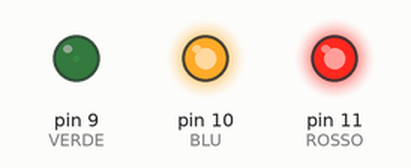
The sketch below on a simulated Arduino Uno, built with avr-gcc and run on an emulated ATmega328P. On the bench: output pins drawn as LEDs (lit = HIGH).

Above: at 0.05 s.
At 1.95 s:
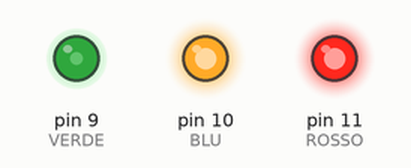
At 3.85 s:
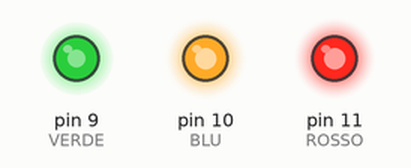
At 7.65 s:
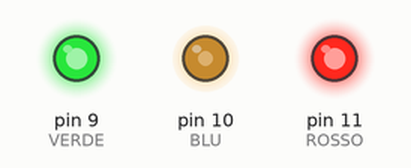
At 11.45 s:
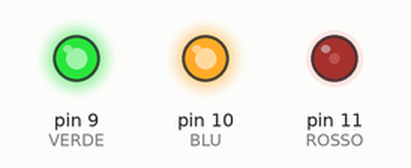
At 15.25 s:
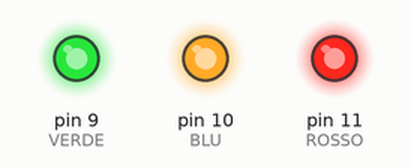
Timing chart, 0 to 19.9 s (numbered marks = the images above):
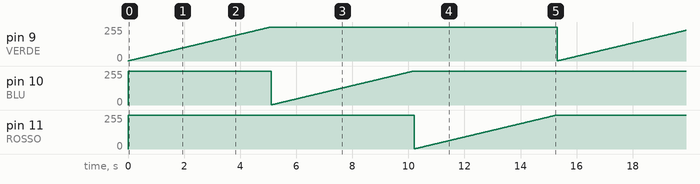

The sketch:

led_rgb.ino
```cpp
/* Prof. Michele Maffucci
   27.09.2014

   Uso di un led RGB
   Spegnimento graduale del LED Verde

   Questo codice è di dominio pubblico
*/

// pin a cui collegare i piedini del LED RGB
const int VERDE = 9;
const int BLU = 10;
const int ROSSO = 11;

// tempo di transizione colore
const int delayTime = 20;

void setup() {

  // imposta il pin digitale come output
  pinMode(VERDE, OUTPUT);
  pinMode(BLU, OUTPUT);
  pinMode(ROSSO, OUTPUT);


  // si impostano ad HIGH i pin VERDE, BLU, ROSSO
  // inizialmente il led RGB sarà spento
  digitalWrite(VERDE, HIGH);
  digitalWrite(BLU, HIGH);
  digitalWrite(ROSSO, HIGH);
}

// definizione di variabili globali
int valore;

void loop() {
  // spegnimento graduale del verde

  // coordinate RGB del rosso: 0, 255, 0

  valore = 255;

  for( int i = 0 ; i < 255 ; i += 1 ){

    valore -= 1;

    /* ad ogni ciclio la differenza
     255 - ValVerde AUMENTA
     provocando un graduale spegnimento del verde
     */

    analogWrite( VERDE, 255 - valore );

    // attesa di 20 ms per percepire il colore
    delay( delayTime );
  }
  valore = 255;

  for( int i = 0 ; i < 255 ; i += 1 ){

    valore -= 1;

    /* ad ogni ciclio la differenza
     255 - ValVerde AUMENTA
     provocando un graduale spegnimento del verde
     */

    analogWrite( BLU, 255 - valore );

    // attesa di 20 ms per percepire il colore
    delay( delayTime );
  }
  valore = 255;

  for( int i = 0 ; i < 255 ; i += 1 ){

    valore -= 1;

    /* ad ogni ciclio la differenza
     255 - ValVerde AUMENTA
     provocando un graduale spegnimento del verde
     */

    analogWrite( ROSSO, 255 - valore );

    // attesa di 20 ms per percepire il colore
    delay( delayTime );
  }
}
```

Measured:
- by itself, pin 9 (VERDE), pin 10 (BLU), pin 11 (ROSSO): ramps from 1/255 to 255/255 and jumps back, once every 15.3 s
